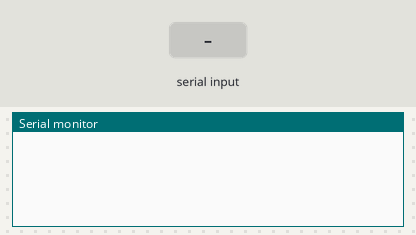
The sketch below on a simulated Arduino Mega 2560, built with avr-gcc and run on an emulated ATmega2560. Parts: the last lines printed to the serial monitor. The inputs (shaded band) are chosen by the test bench.

Above: at 1.4 s.
1.5 s: "S" received over the second serial link
At 3.4 s:
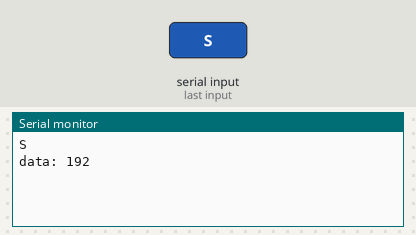
3.7 s: "$" received over the second serial link
At 4.8 s:
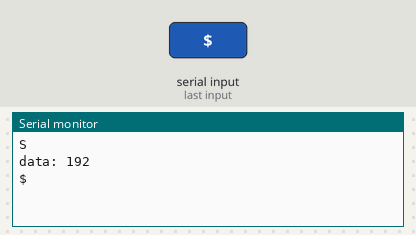
5.7 s: "1" received over the second serial link
At 7.6 s:
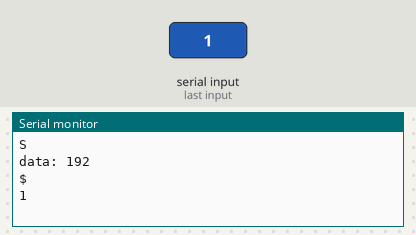

The sketch:

glove_ble_test.ino
```cpp
/*************************************************************
 * Joe Mynhier
 *
 * Written for the CAT project on the DKC team in Purdue's
 * EPICS program.
 *
 * This program is meant for debugging the data to Bluetooth
 * system. Data sent out via UART should be retransmitted by
 * the Bluetooth modem and be read by external software.
 *
 * It outputs a fixed pattern where fingers should appear to
 * move from a fist to an open hand and back. It will pause
 * for 2 seconds whenever it reaches the fist or open hand
 * shape.
 *
 * Finger ID numbers should correspond to the input port
 * numbers on the FDC2114 chips this way:
 *
 * As an added feature to test how the Flora handles UART
 * reads, it keeps incrementing fingers with a delay until
 * it recieves a send request, then it sends it.
 *
 * FDC2114 #1
 *  IN0X:  0
 *  IN1X:  1
 *  IN2X:  2
 *  IN3X:  3
 *
 * FDC2114 #2
 *  IN0X1: 4
 *  IN1X1: 5
 *  IN2X1: 6
 *  IN3x1: 7
 *
 *  Packets are read as two consecutive one byte reads on the
 *  I2C bus.
 *
 ************************************************************/

#include <Wire.h>

#define OFFSET 201
#define NUM_FINGERS 5

word data[NUM_FINGERS];
byte add;

// System initialization
void setup() {

  int i;
  for (i=0; i<NUM_FINGERS; i++) {
    data[i] = 0;
  }
  add = 1;

  // Set up UART connection.
  Serial.begin(9600);  // The Serial monitor
  Serial1.begin(115200); // The Bluesmirf

  Serial1.print("$$$");  // Enter command mode
  delay(100);
  Serial1.println("U,9600,N");  // Temporarily Change the baud rate to 9600, no parity
  delay(100);
  Serial1.begin(9600);
  Serial1.println("r,1");  // Exit command mode and reboot.
}

// Main execution logic
// Send out 8 words total on the UART to the bluetooth.
void loop() {

  char input;
  byte finger_id = 0;

  if (data[0] >= (0xFFF - OFFSET)) {
    add = 0;
  } else if (data[0] <= OFFSET) {
    add = 1;
  }

  for (finger_id=0; finger_id<NUM_FINGERS; finger_id++) {
    data[finger_id] = add ? data[finger_id] + OFFSET : data[finger_id] - OFFSET;
  }

  delay(1000);

  if (Serial1.available() > 0) {
    input = (char)Serial1.read();
    Serial.println(input);
    if (input == 'S') {
      Serial.print("data: ");
      Serial.println(data[0], HEX);
      for (finger_id=0; finger_id < NUM_FINGERS; finger_id++) {
        // Send out the packet
        send_word(data[finger_id] | (finger_id << 12));
        // Wait ? ms for transmission. Arbitrary length.
        //delay(50);
      }
      Serial.println("");
    }
  }
}

// Take a word and send out MSB then LSB on UART
void send_word(word data) {
  //Serial1.print((char)data >> 8);
  if ((char)data == '$') {
    data += 1;
  }
  Serial1.write(data & 0xff);
  Serial1.write(data >> 8);

  //Serial1.println();
  //Serial1.println(byte(data & 0xFF)); // LSB
}
```

Measured:
- after the input at 1.5 s, the serial monitor: prints a new line after 0.70 s (image 1)
- after the input at 3.7 s, the serial monitor: prints a new line after 0.50 s (image 2)
- after the input at 5.7 s, the serial monitor: prints a new line after 0.50 s (image 3)
